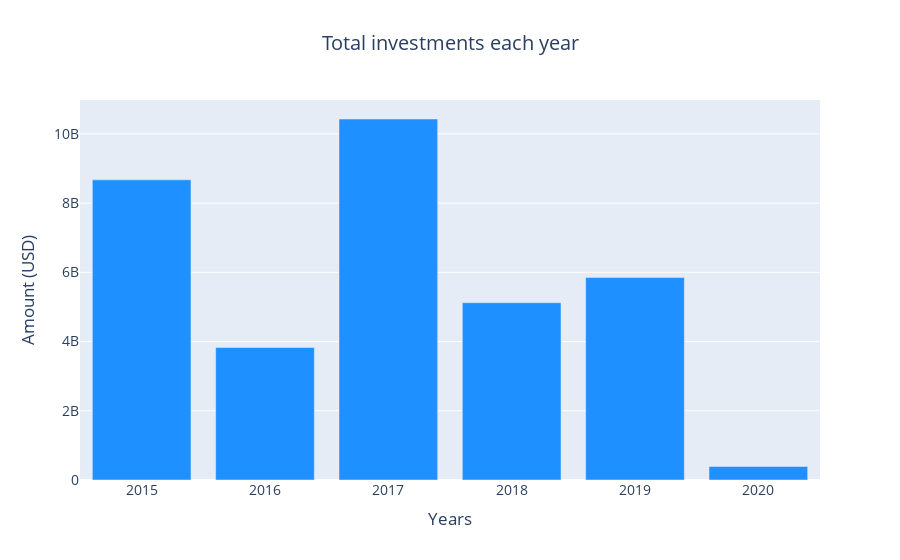

The notebook cell saved with this chart:
### Code cell
# Getting the sum, count and mean values of funding
amount_df = df.groupby('year')['CleanedAmount'].agg(['sum', 'count', 'mean']).sort_index()

# Set the bar graph
trace = go.Bar(
    x=amount_df['sum'].index,
    y=amount_df['sum'].values,
    marker=dict(color="#1E90FF")
)

# Set the layout
layout = go.Layout(
    title=go.layout.Title(text='Total investments each year', x=0.5),
    font=dict(size=14),
    xaxis=dict(title='Years'),
    yaxis=dict(title='Amount (USD)')
)

data = [trace]
fig = go.Figure(data=data, layout=layout)
fig.show()

### Figure 1 — Plotly figure (JSON) as saved in the notebook; plotly's stock layout.template omitted (floating-point values rounded to 4 significant figures)
{"data": [{"marker": {"color": "#1E90FF"}, "type": "bar", "x": [2015, 2016, 2017, 2018, 2019, 2020], "y": [8672740650, 3827682015, 10429078961, 5122323414, 5851000000.0, 390207254]}], "layout": {"font": {"size": 14}, "title": {"text": "Total investments each year", "x": 0.5}, "xaxis": {"title": {"text": "Years"}}, "yaxis": {"title": {"text": "Amount (USD)"}}}}
